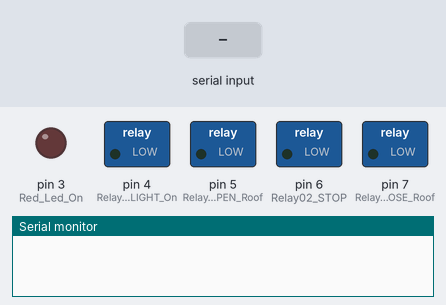
The sketch below on a simulated Arduino Uno, built with avr-gcc and run on an emulated ATmega328P. Parts: switched loads named in the sketch (green lamp = pin HIGH), output pins drawn as LEDs (lit = HIGH), the last lines printed to the serial monitor. Inputs (shaded band) come from the test bench.

Above: at 1.2 s.
1.3 s: "ROOF_OPEN#" received over Serial
At 1.72 s:
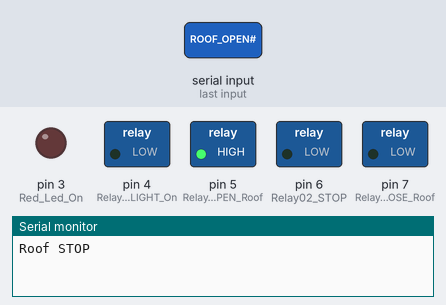
3.3 s: "ROOF_CLOSE#" received over Serial
At 3.42 s:
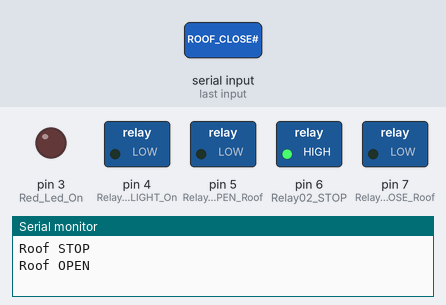
5.3 s: "LIGHT_ON#" received over Serial
At 6.2 s:
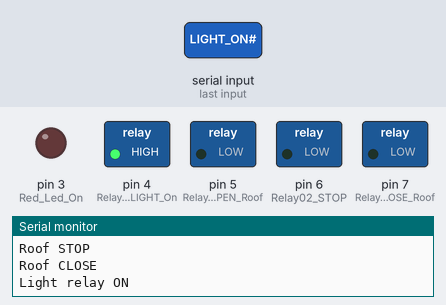
6.8 s: "IRLED_OFF#" received over Serial
At 7.4 s:
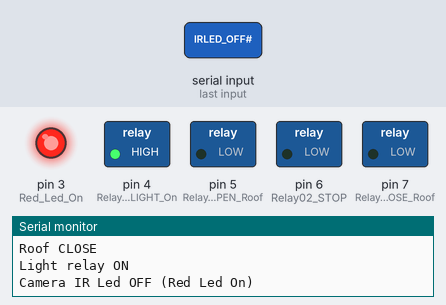
8.3 s: "LIGHT_OFF#" received over Serial
At 9.5 s:
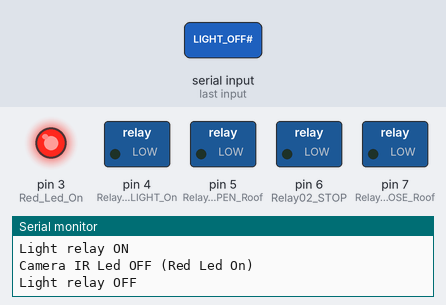
9.8 s: "ROOF_STOP#" received over Serial
At 9.92 s:
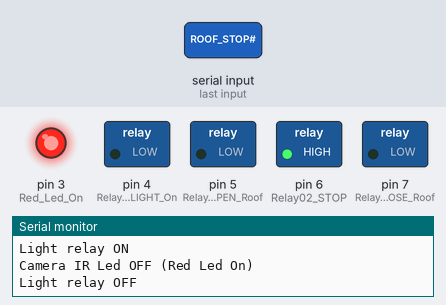
Timing chart, 0 to 12.5 s (numbered marks = the images above; inputs shaded):
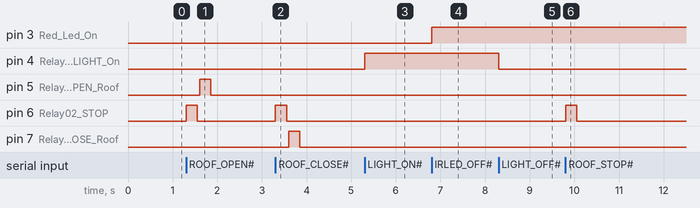

Measured:
- after the input at 1.3 s, pin 5 (Relay03_OPEN_Roof): LOW → HIGH after 0.30 s, → LOW 0.25 s later; pin 6 (Relay02_STOP): LOW → HIGH at once, → LOW 0.25 s later
- after the input at 3.3 s, pin 6 (Relay02_STOP): LOW → HIGH at once, → LOW 0.25 s later; pin 7 (Relay01_CLOSE_Roof): LOW → HIGH after 0.30 s, → LOW 0.25 s later
- after the input at 5.3 s, pin 4 (Relay04_LIGHT_On): LOW → HIGH at once
- after the input at 6.8 s, pin 3 (Red_Led_On): LOW → HIGH at once
- after the input at 8.3 s, pin 4 (Relay04_LIGHT_On): HIGH → LOW at once
- after the input at 9.8 s, pin 6 (Relay02_STOP): LOW → HIGH at once, → LOW 0.25 s later

The sketch:

SROC.ino
```cpp
/*........................
  SROC Sliding Roof Observatory Control
  Jorma Ryske 10.8.2021
  Sfeomi Sliding gate motor
  Temperature Sensor AM2301
  ........................
*/
#include "DHT.h"
#define DHTPIN 2    // modify to the pin we connected
#define DHTTYPE DHT21   // AM2301
DHT dht(DHTPIN, DHTTYPE);

int CurrentRoofPosition = 0;

void setup() {
  // initialize the digital pins as an output.

  pinMode(3, OUTPUT); //Red Led On/Off, controlling camera IR Light Off/Auto
  pinMode(4, OUTPUT); //Relay04 LIGHT On/Off
  pinMode(5, OUTPUT); //Relay03 OPEN Roof
  pinMode(6, OUTPUT); //Relay02 STOP
  pinMode(7, OUTPUT); //Relay01 CLOSE Roof

  Serial.begin(57600);
  Serial.flush();
  dht.begin();
}

void loop() {
	String cmd;
    if (Serial.available() > 0) {
        cmd = Serial.readStringUntil('#');
        if (cmd == "ROOF_POSITION") {
        Serial.print(CurrentRoofPosition); Serial.print("#");
    }
    else if (cmd == "ROOF_STOP") RoofStop();
    else if (cmd == "ROOF_OPEN") RoofOpen();
    else if (cmd == "ROOF_CLOSE") RoofClose();
    else if (cmd == "LIGHT_ON") LightOn();
    else if (cmd == "LIGHT_OFF") LightOff();
    else if (cmd == "TEMPHUM_READ") TempHumRead();
    else if (cmd == "IRLED_OFF") IRLedOff();
    else if (cmd == "IRLED_AUTO") IRLedAuto();
        }
}

void RoofStop() {
    digitalWrite(6, HIGH);   // Turns ON Relay on digital pin 6, Relay02, STOP
    delay(250);              // wait for a 0,25 second to trigger motor (0,1 sec is too fast)
    digitalWrite(6, LOW);
    Serial.println("Roof STOP");
    delay(50);             // motor stops STOP in 0,3sec
}

void RoofOpen() {
    RoofStop();              // Always STOP before moving
    digitalWrite(5, HIGH);   // Turns ON Relay on digital pin 5, Relay03, OPEN
    delay(250);              // wait for a 0,25 second
    digitalWrite(5, LOW);
    Serial.println("Roof OPEN");
    delay(50);             // motor running Open direction, until RoofStop command or motor itself stops on limit switch
}

void RoofClose() {
    RoofStop();              // Always STOP before moving
    digitalWrite(7, HIGH);   // Turns ON Relay on digital pin 7, Relay01, CLOSE
    delay(250);              // wait for a 0,25 second
    digitalWrite(7, LOW);
    Serial.println("Roof CLOSE");
    delay(50);             // motor running Close direction, until RoofStop command or motor itself stops on limit switch
}

void LightOn() {
    digitalWrite(4, HIGH);   // Turns ON Light relay (like 12V for LED spotting light) on digital pin 4, Relay04
    Serial.println("Light relay ON");
    delay(50);             // short delay
}

void LightOff() {
    digitalWrite(4, LOW);   // Turns OFF Light relay (like 12V for LED spotting light) on digital pin 4, Relay04
    Serial.println("Light relay OFF");
    delay(50);             // short delay
}

void TempHumRead() {
    // Temperature
  float h = dht.readHumidity();
 float t = dht.readTemperature();
 // check if returns are valid, if they are NaN (not a number) then something went wrong!
 if (isnan(t) || isnan(h))
 {
   Serial.println("Failed to read from DHT");
 }
 else
 {
   Serial.print("Temp: ");
   Serial.print(t);
   Serial.print(" C ");
   Serial.print("Hum: ");
   Serial.print(h);
   Serial.println(" %\t");
   delay(50);             // short delay
}
}

void IRLedOff() {
    digitalWrite(3, HIGH);   // Turns ON red led, which is taped to cameras light sensor and turns off cameras IR light
    Serial.println("Camera IR Led OFF (Red Led On)");
    delay(50);             // short delay
}

void IRLedAuto() {
    digitalWrite(3, LOW);   // Turns OFF red led, which is taped to cameras light sensor and then camera IR is automatic
    Serial.println("Camera IR Led Auto (Red Led Off)");
    delay(50);             // short delay
}

void RoofPosition(int pos) {

    //do roof position algorithm
    delay(200);
    CurrentRoofPosition = pos;
    Serial.println("RoofPositionQuery TestMessage");
}
```
